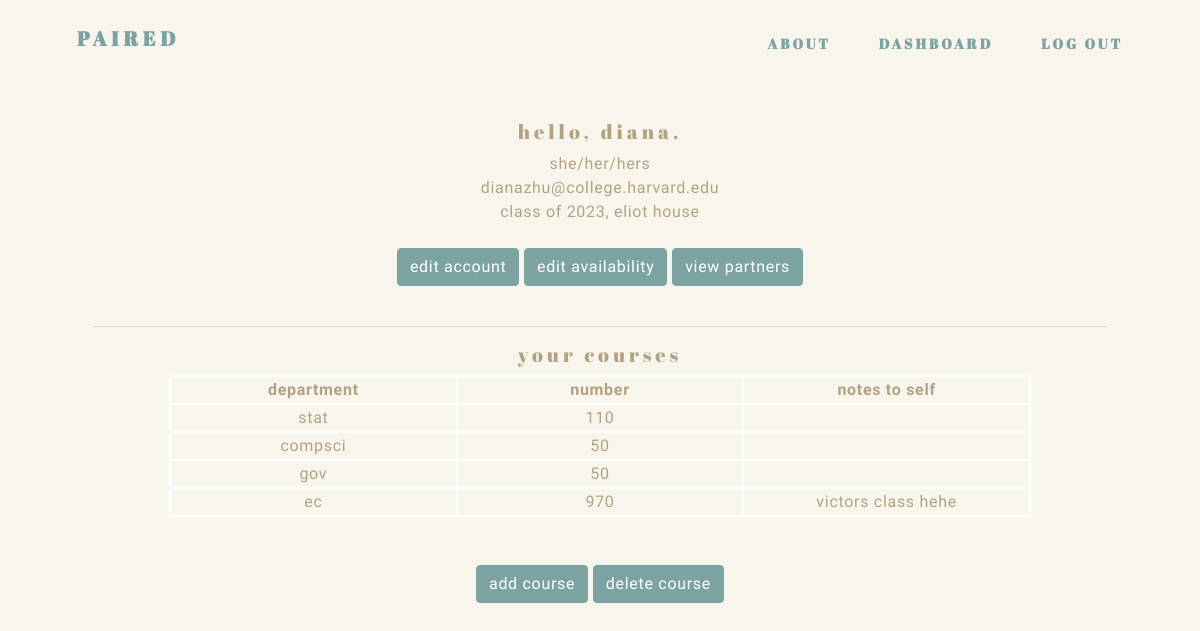
The app's page /dashboard (signed in) with its own data.
### tables this page shows
CREATE TABLE 'user_info' (
    'id' INTEGER,
    'first' TEXT NOT NULL,
    'last' TEXT NOT NULL,
    'email' TEXT NOT NULL,
    'year' INTEGER NOT NULL,
    'house' TEXT NOT NULL
, 'pronouns' text);

CREATE TABLE 'courses' (
    'id' INTEGER NOT NULL,
    'dept' TEXT NOT NULL,
    'number' TEXT NOT NULL
,'addinfo' text);

### application.py (the view)
@app.route("/dashboard")
@login_required
def dashboard():
    user_id = session["user_id"]
    first = db.execute("SELECT first FROM user_info WHERE id = :id", id=user_id)[0]["first"]
    last = db.execute("SELECT last FROM user_info WHERE id = :id", id=user_id)[0]["last"]
    email = db.execute("SELECT email FROM user_info WHERE id = :id", id=user_id)[0]["email"]
    year = db.execute("SELECT year FROM user_info WHERE id = :id", id=user_id)[0]["year"]
    house = db.execute("SELECT house FROM user_info WHERE id = :id", id=user_id)[0]["house"]
    pronouns = db.execute("SELECT pronouns FROM user_info WHERE id = :id", id=user_id)[0]["pronouns"]
    courses = db.execute("SELECT dept, number, addinfo FROM courses WHERE id =:id", id=user_id)
    return render_template("dashboard.html", first=first, last=last, email=email,
                           year=year, house=house, pronouns=pronouns, courses=courses)

### application.py (called while the page is built)
@app.after_request
def after_request(response):
    response.headers["Cache-Control"] = "no-cache, no-store, must-revalidate"
    response.headers["Expires"] = 0
    response.headers["Pragma"] = "no-cache"
    return response

### helpers.py (called while the page is built)
def login_required(f):
    @wraps(f)
    def decorated_function(*args, **kwargs):
        if session.get("user_id") is None:
            return redirect("/login")
        return f(*args, **kwargs)
    return decorated_function

### templates/dashboard.html (shortened to what this page needs)
{% extends "layout.html" %}
{% block body %}
    <h2>hello, {{ first }}.</h2>
    {{ pronouns }}<br/>
    {{ email }}<br/>
    class of {{ year }}, {{ house }}
    <br/><br/>
    <a class="btn btn-primary" href="/edit">edit account</a>
    <a class="btn btn-primary" href="/availability">edit availability</a>
    <a class="btn btn-primary" href="/partners">view partners</a>
    <br/><br/>
    <hr>
    <div>
        <h2>your courses</h2>
        <table style="width:85%" align="center">
            <tr>
                <th>department</th>
                <th>number</th>
                <th>notes to self</th>
            </tr>
            {% for course in courses %}
                <tr>
                    <td>{{ course["dept"] }}</td>
                    <td>{{ course["number"] }}</td>
                    <td>{{ course["addinfo"] }}</td>
                </tr>
            {% endfor %}
        </table>
        <br/><br/>
        <a class="btn btn-primary" href="/add">add course</a>
        <a class="btn btn-primary" href="/delete">delete course</a>
    </div>
{% endblock %}

### templates/layout.html (shortened to what this page needs)
<!DOCTYPE html>
<html lang="en"></html>
    <head>
         <link rel="stylesheet" href="https://stackpath.bootstrapcdn.com/bootstrap/4.3.1/css/bootstrap.min.css">
        <link href="/static/styles.css" rel="stylesheet">
    </head>
    <body>
        <div class="container">
            <nav>
                <div class="logo">
                    <a href="/">PAIRED</a>
                </div>
                <div class="nav-wrapper">
                    {% if session.user_id %}
                        <ul>
                            <li><a href="/about">About</a></li>
                            <li><a href="/dashboard">Dashboard</a></li>
                            <li><a href="/logout">Log Out</a></li>
                        </ul>
                    {% else %}
                        <ul>
                            <li><a href="/about">About</a></li>
                            <li><a href="/login">Log In</a></li>
                            <li><a href="/register">Register</a></li>
                        </ul>
                    {% endif %}
                </div>
            </nav>
            <main class="container p-5">
                {% block body %}{% endblock %}
            </main>
        </div>
    </body>
</html>

### static/styles.css (style rules this page uses)
* { box-sizing: border-box; }
html { margin: 0; padding: 0; width: 100%; height: 100vh; }
h2 { color: #b2a283; font-family: "Abril Fatface", cursive; letter-spacing: 4px; font-size: 20px; }
table tr td { border: 2px solid white; }
.calendar td, th { width: 12.5%; border: 2px solid white; user-select: none; background: #f8f5ed; }
body { color: #b2a283; background-color: #f8f5ed; margin: 100px; text-align: center; font-family: "Assistant"; letter-spacing: 0.7px; margin: 0; padding: 0; width: 100%; height: 100vh; }
main { overflow-x: auto; text-align: center; }
main .btn-primary { background-color: #7ca2a2; border-color: #7ca2a2; }
nav { padding: 8px; }
.logo { float: left; padding: 8px; margin-left: 16px; margin-top: 8px; }
.logo a { color: #7ca2a2; font-family: "Abril Fatface", cursive; letter-spacing: 5px; text-transform: uppercase; font-weight: 700; font-size: 20px; text-decoration: none; }
nav ul { float: right; }
nav ul li { display: inline-block; float: left; }
nav ul li:not(:first-child) { margin-left: 48px; }
nav ul li:last-child { margin-right: 24px; }
nav ul li a { display: inline-block; outline-color: none; color: #7ca2a2; text-transform: uppercase; text-decoration: none; font-family: "Abril Fatface"; font-size: 14px; letter-spacing: 3px; font-weight: 600; }

### records on screen
user_info: first "diana", pronouns "she/her/hers", email "dianazhu@college.harvard.edu", year "2023", house "eliot house"
courses: dept "stat", number "110"
courses: dept "compsci", number "50"
courses: dept "gov", number "50"
courses: dept "ec", number "970", addinfo "victors class hehe"
